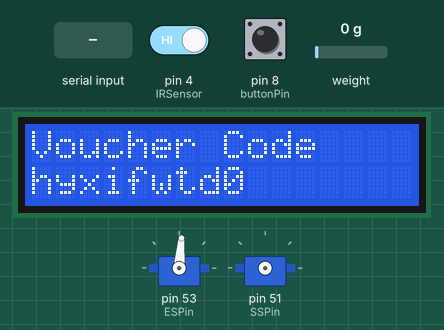
A sketch run on a simulated Arduino Mega 2560, built with avr-gcc and run on an emulated ATmega2560. On the bench: 16×2 character LCD, 2 × servo. The inputs (shaded band) are chosen by the test bench; at power-on: pin 4 (IRSensor) HIGH, weight on the scale 0 g, pin 8 (buttonPin) HIGH. Random numbers use the default seed unless the sketch sets one; what the sketch prints to the serial monitor is not drawn.

Above: at 4.2 s.
4.3 s: pin 4 (IRSensor) driven LOW
At 7.5 s:
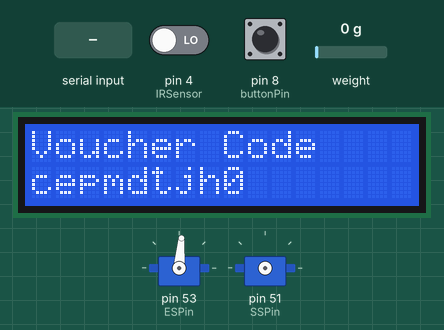
9.6 s: "2" received over Serial
At 11.6 s:
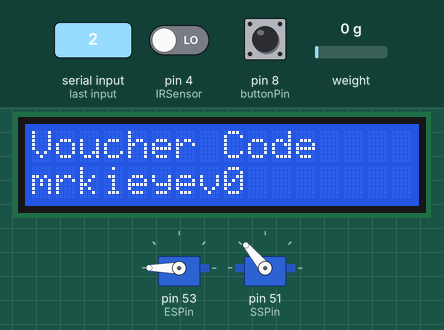
14.9 s: "1" received over Serial
At 16.5 s:
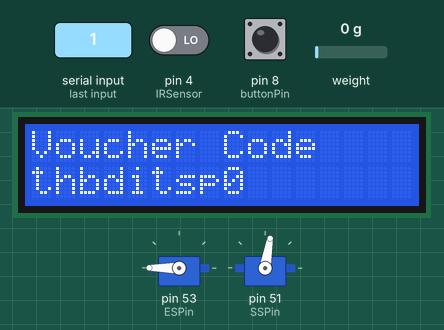
20.2 s: pin 4 (IRSensor) driven HIGH
At 21.4 s:
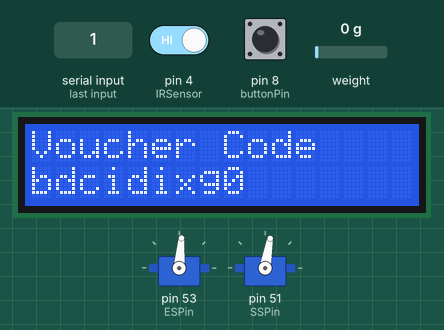
25.5 s: pin 4 (IRSensor) driven LOW
At 29.4 s:
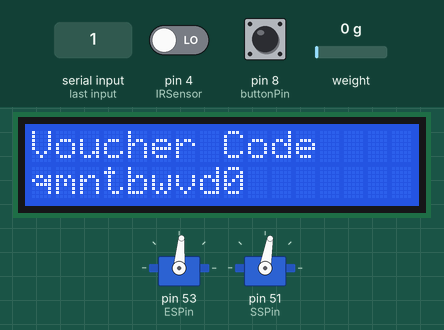
30.8 s: weight on the scale set to 1937 g
36.1 s: weight on the scale set to 2082 g
At 38.1 s:
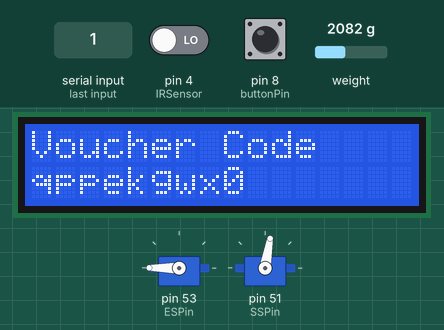
Timing chart, 0 to 39.6 s (numbered marks = the images above; inputs shaded):
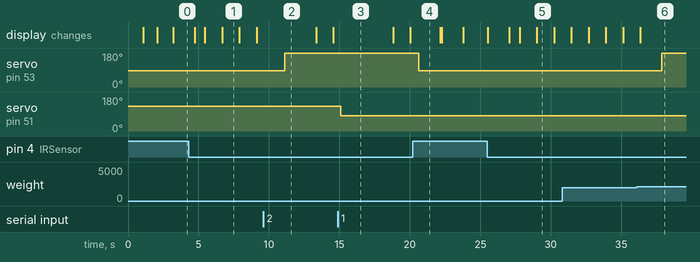

Measured:
- the behaviour switches between 1999 and 2000 g on weight on the scale (found by bisection; images 5 and 6)
- after the input at 9.6 s, servo on pin 53 (ESPin): 85° → 180° after 1.5 s
- after the input at 14.9 s, servo on pin 51 (SSPin): 130° → 80° after 0.18 s
- after the input at 20.2 s, servo on pin 53 (ESPin): 180° → 85° after 0.44 s
- after the input at 36.1 s, servo on pin 53 (ESPin): 85° → 180° after 1.8 s
- what the display in image 1 shows lasts 1.2 s, from 6.7 s to 7.9 s

The sketch:

RVM_prototype.ino
```cpp
#include <HX711.h>
#include <Wire.h>
#include <LiquidCrystal_I2C.h>
#include <Keypad.h>
#include <Servo.h>

#define calibration_factor -7050 //This value is obtained using the SparkFun_HX711_Calibration sketch
#define LOADCELL_DOUT_PIN  3
#define LOADCELL_SCK_PIN  2

#define ESPin 53
#define SSPin 51
#define IRSensor 4
#define buttonPin 8

int buttonState = 0;
int buttonLastState = 0;
int voucherState = 0;

// voucher code
int bottleCount = 0;
int i = 0;
int j = 0;

String letters[] = {"a", "b", "c", "d", "e", "f", "g", "h", "i", "j", "k", "l", "m", "n", "o", "p", "q", "r", "s", "t", "u", "v", "w", "x", "y", "z"};
String randString = "";

Servo EServo;
Servo SServo;

LiquidCrystal_I2C lcd(0x27, 16, 2);

HX711 scale;

void setup() {

  pinMode(IRSensor, INPUT);
  pinMode(buttonPin, INPUT_PULLUP);
  delay(1000);

  initialize();
}

void loop() {
  static char serialOutput;
  int statusSensor = digitalRead(IRSensor);
  float weightSensor = scale.get_units();

//  lcd.setCursor(0, 0);
//  lcd.println(scale.get_units(), 1); //scale.get_units() returns a float
//  lcd.setCursor(0, 1);
//  lcd.print(" g"); //You can change this to kg but you'll need to refactor the calibration_factor


  buttonState = digitalRead(buttonPin);
  Serial.println(buttonState);

  buttonLastState = buttonState;

  if (buttonState == 1 && buttonLastState == 1) {
    if (voucherState == 0) {
      calculateVoucher();
      voucherState = 1;
    } else if (voucherState == 1) {
      reset();
      voucherState = 0;
    }
  }

  if (voucherState == 1) {
    releaseVoucher();
  }


  if (statusSensor == 0 && weightSensor < 2.00) {
    delay(500);
    Serial.begin(9600);
    serialOutput = Serial.read();
    if (serialOutput == '2') {
      acceptObject();
    } else if (serialOutput == '1') {
      rejectObject();
    }
  } else if (statusSensor == 0 && weightSensor > 3.00) {
    rejectObject();
  }
  else if (statusSensor == 1) {
    standby();
  } else {
    rejectObject();
  }
}

void acceptObject() {
  SServo.attach(SSPin);
  SServo.write(130);
  delay(1500);
  SServo.detach();
  EServo.attach(ESPin);
  EServo.write(200);
  delay(1500);
  EServo.detach();

  Serial.end();
  bottleCount += 1;


}

void rejectObject() {
  SServo.attach(SSPin);
  SServo.write(80);
  delay(1500);
  SServo.detach();
  EServo.attach(ESPin);
  EServo.write(200);
  delay(1500);
  EServo.detach();

  Serial.end();
}

void standby() {
  EServo.attach(ESPin);
  EServo.write(85);
  delay(1500);
  EServo.detach();
  lcd.clear();
  lcd.setCursor(0, 0);
  lcd.print("Bottle Count: ");
  lcd.setCursor(0, 1);
  lcd.print(bottleCount);
}

void initialize() {
  lcd.begin();
  lcd.clear();
  lcd.backlight();
  lcd.setCursor(0, 0);
  lcd.print("Starting...");
  delay(1000);
  lcd.clear();

  scale.begin(LOADCELL_DOUT_PIN, LOADCELL_SCK_PIN);
  scale.set_scale(calibration_factor); //This value is obtained by using the SparkFun_HX711_Calibration sketch
  scale.tare(); //Assuming there is no weight on the scale at start up, reset the scale to 0

}

void calculateVoucher() {
  lcd.clear();

  for (i = 0; i < 8; i++)
  {
    randString = randString + letters[random(0, 25)];
  }

  randString += String(bottleCount);

}

void releaseVoucher() {

  lcd.setCursor(0, 0);
  lcd.print("Voucher Code");
  lcd.setCursor(0, 1);
  lcd.print(randString);
}

void reset() {
  randString = "";
  bottleCount = 0;
}
```
